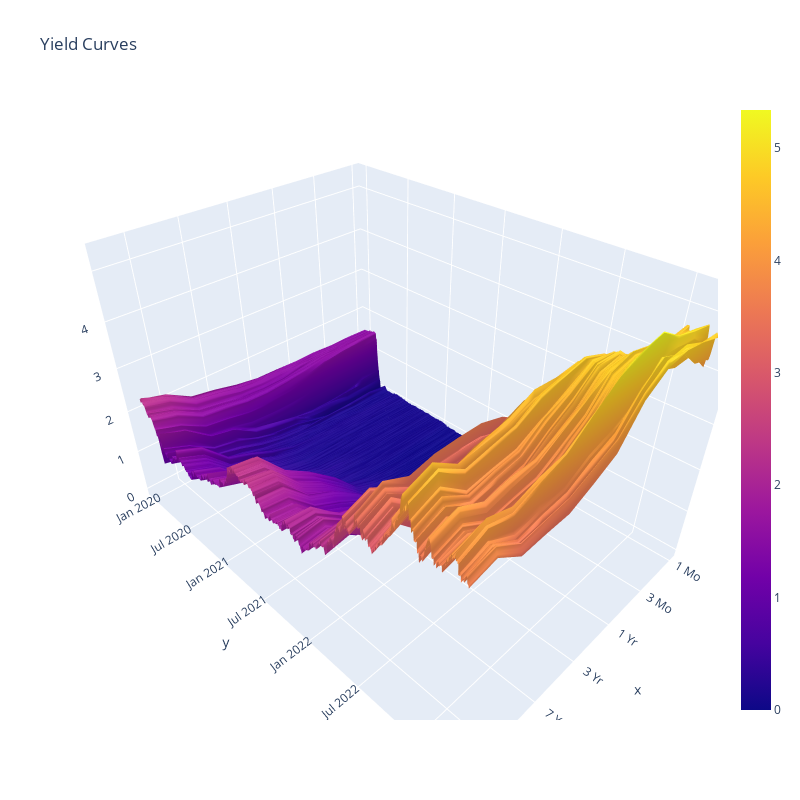

The notebook cell saved with this chart:
### Code cell
fig.show()

### Figure 1 — Plotly figure (JSON) as saved in the notebook; plotly's stock layout.template omitted (floating-point values rounded to 4 significant figures; data arrays with more than 128 entries replaced by an {"elided": "..."} marker saying what was removed)
{"data": [{"type": "surface", "x": ["1 Mo", "2 Mo", "3 Mo", "6 Mo", "1 Yr", "2 Yr", "3 Yr", "5 Yr", "7 Yr", "10 Yr", "20 Yr", "30 Yr"], "y": {"elided": "815 str values"}, "z": {"elided": "815x12 float values"}}], "layout": {"autosize": false, "height": 800, "scene": {"aspectratio": {"x": 1, "y": 1.4, "z": 0.9}}, "title": {"text": "Yield Curves"}, "width": 800}}
